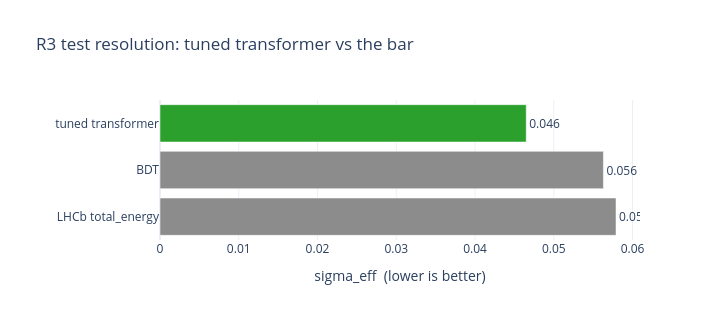

Notebook code cell kept with this figure:
### Markdown cell above
## Results — tuned transformer vs the bar (interactive)

### Code cell
labels = ["tuned transformer", "BDT", "LHCb total_energy"]
vals = [cal["sigma_eff"], bdt["sigma_eff"], te["sigma_eff"]]
fig = go.Figure(go.Bar(x=vals, y=labels, orientation="h",
                       marker_color=["#2ca02c", "#8c8c8c", "#8c8c8c"],
                       text=[f"{v:.3f}" for v in vals], textposition="outside"))
fig.update_yaxes(autorange="reversed")
fig.update_layout(title="R3 test resolution: tuned transformer vs the bar",
                  xaxis_title="sigma_eff  (lower is better)", template="plotly_white",
                  height=320, width=720, margin=dict(l=160))
fig

### Figure 1 — Plotly figure (JSON) as saved in the notebook; plotly's stock layout.template omitted (floating-point values rounded to 4 significant figures)
{"data": [{"marker": {"color": ["#2ca02c", "#8c8c8c", "#8c8c8c"]}, "orientation": "h", "text": ["0.046", "0.056", "0.058"], "textposition": "outside", "type": "bar", "x": [0.0465, 0.0563, 0.0579], "y": ["tuned transformer", "BDT", "LHCb total_energy"]}], "layout": {"height": 320, "margin": {"l": 160}, "title": {"text": "R3 test resolution: tuned transformer vs the bar"}, "width": 720, "xaxis": {"title": {"text": "sigma_eff  (lower is better)"}}, "yaxis": {"autorange": "reversed"}}}
